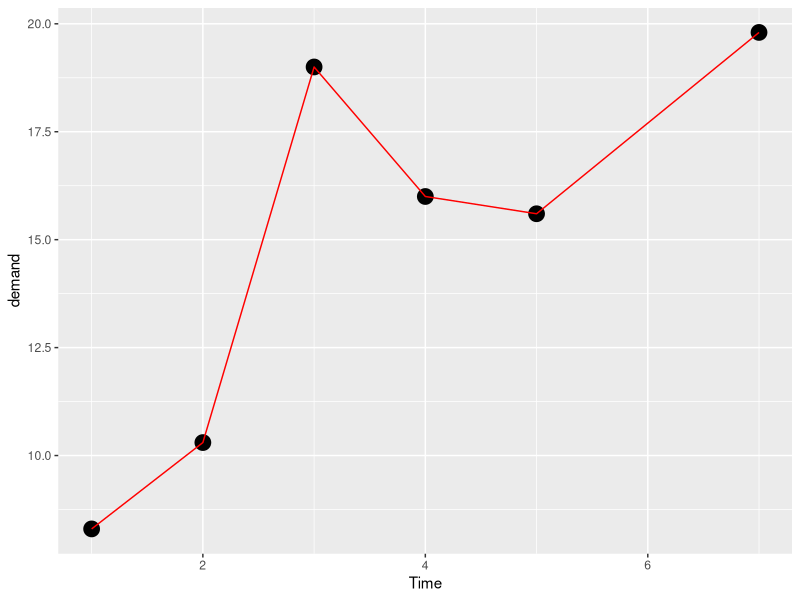
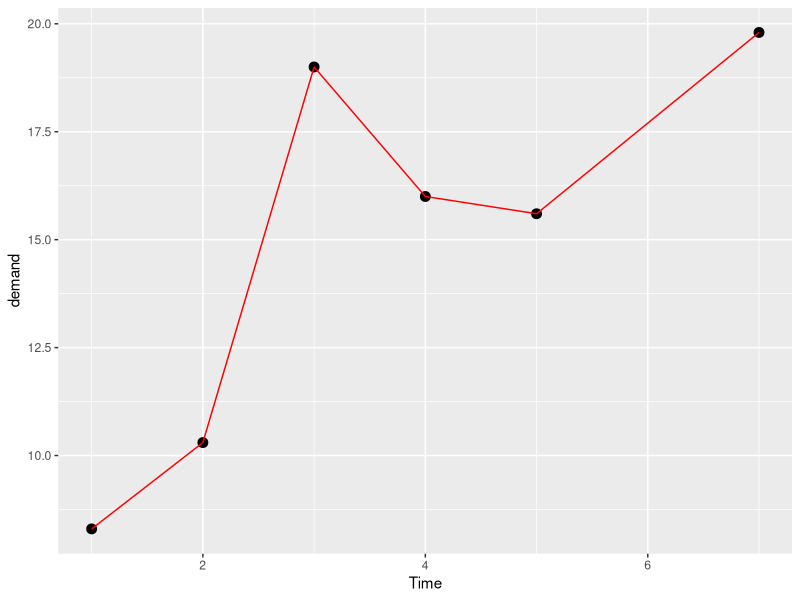
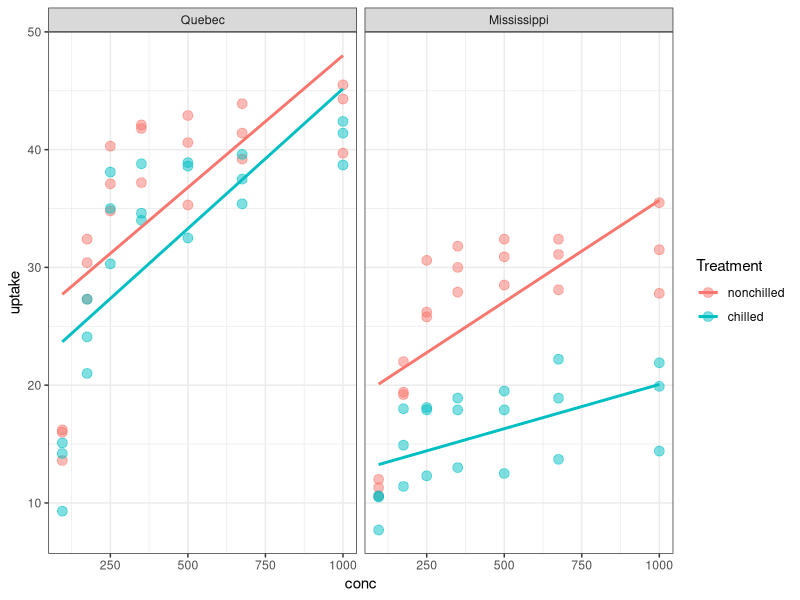
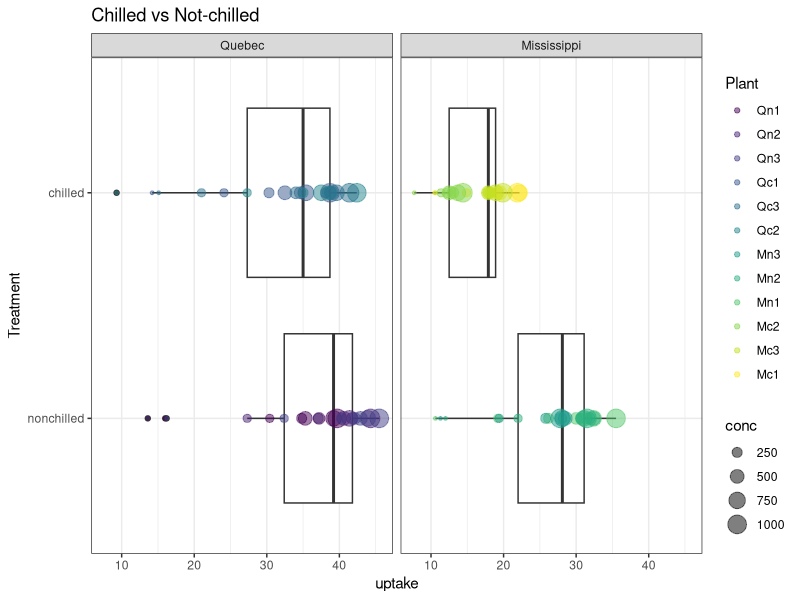
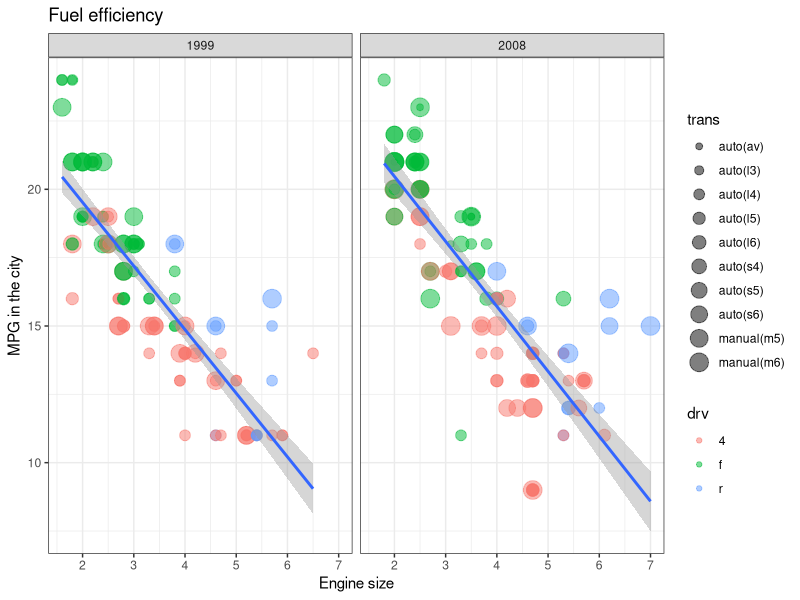

Generate these figures, in order, with R:
library(tidyverse)
data()
?BOD

#geom_point is the size of the dot in the plot

ggplot(data = BOD,
       mapping = aes(x= Time,
                     y = demand))+
  geom_point(size = 5)+
  geom_line(colour = "red") 



ggplot(BOD, aes(Time,demand))+
  geom_point(size = 3)+
  geom_line(colour="red")


View(CO2)

CO2 %>% 
  ggplot(aes(conc, uptake,
             colour = Treatment))+
  geom_point(size = 3,alpha = 0.5)+
  geom_smooth(method = lm, se = F)+
  facet_wrap(~Type)+
  labs(Title="Concetration of co2")+
  theme_bw()


# before you execute this command, you should go to console and write:
# names(CO2) -> inside the parenthesis you should mention the dataset 

# geom_smooth(method = lm, se = F) -> lm is for linear method 
# and se is for standard error


CO2 %>% 
  ggplot(aes(Treatment, uptake))+
  geom_boxplot()+
  geom_point(alpha = 0.5,
    aes(size= conc, 
                 colour = Plant))+
  facet_wrap(~Type)+
  coord_flip()+
  theme_bw()+
  labs(title="Chilled vs Not-chilled")


mpg %>%
  filter(cty < 25) %>% 
  ggplot(aes(displ,cty))+
  geom_point(aes(colour= drv,
                 size = trans),
             alpha = 0.5)+
  geom_smooth(method = lm)+
  facet_wrap(~year, nrow = 1)+
  labs(x = "Engine size",
       y = "MPG in the city",
       title = "Fuel efficiency")+
  theme_bw()
  

